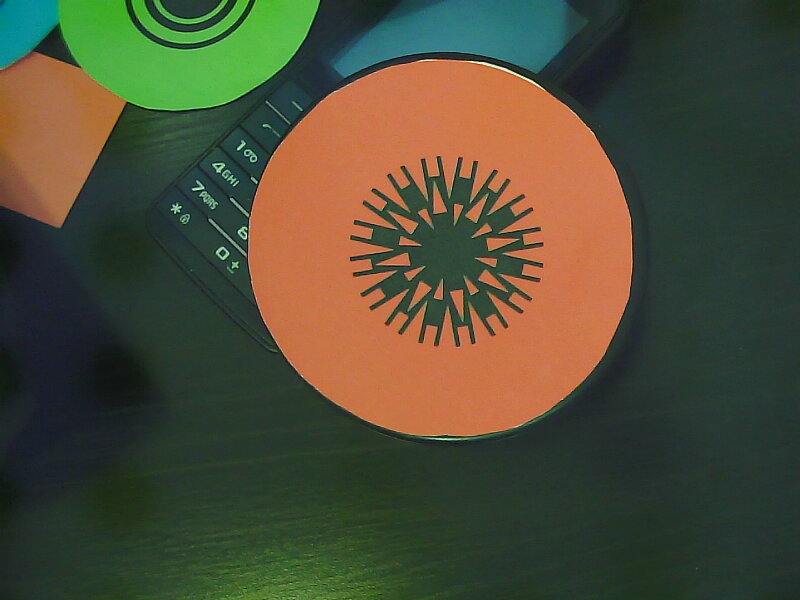
#> input picture src/robot_vision/scripts/puks2.jpg, 800 x 600 px, given in place of the camera
$ python color-tracking-with-outline.py
#> lines starting #> are read from the running program, lines starting #| are printed output that depends on the picture; after the words box and inside, x2 and y2 are one past the last pixel; in counts of white or black regions, pixels touching at a corner belong together
# python color_tracking.py --video balls.mp4
# python color_tracking.py

# import the necessary packages
from collections import deque
import numpy as np
import argparse
import imutils
import cv2
import urllib  # for reading image from URL

# construct the argument parse and parse the arguments
ap = argparse.ArgumentParser()
ap.add_argument("-v", "--video",
                help="path to the (optional) video file")
ap.add_argument("-b", "--buffer", type=int, default=64,
                help="max buffer size")
args = vars(ap.parse_args())

# define the lower and upper boundaries of the colors in the HSV color space
lower = {'red': (136, 87, 0), 'green': (22, 150, 67), 'blue': (78, 50, 48)}  # assign new item lower['blue'] = (93, 10, 0)
upper = {'red': (180, 255, 255), 'green': (39, 255, 255), 'blue': (118, 255, 255)}

# define standard colors for circle around the object
colors = {'red': (0, 0, 255), 'green': (0, 255, 0), 'blue': (255, 0, 0)}

# pts = deque(maxlen=args["buffer"])

# if a video path was not supplied, grab the reference
# to the webcam
if not args.get("video", False):
    camera = cv2.VideoCapture(0)


# otherwise, grab a reference to the video file
else:
    camera = cv2.VideoCapture(args["video"])
# keep looping
while True:
    # grab the current frame
    (grabbed, frame) = camera.read()
#> frame is the input picture: shape (600, 800, 3); mean B, G, R 55.3, 76.6, 78
    # if we are viewing a video and we did not grab a frame,
    # then we have reached the end of the video
    if args.get("video") and not grabbed:
        break

    # IP webcam image stream
    # URL = 'http://10.254.254.102:8080/shot.jpg'
    # urllib.urlretrieve(URL, 'shot1.jpg')
    # frame = cv2.imread('shot1.jpg')

    # resize the frame, blur it, and convert it to the HSV
    # color space
    frame = imutils.resize(frame, width=600)
#> frame: shape (450, 600, 3)

    blurred = cv2.GaussianBlur(frame, (11, 11), 0)
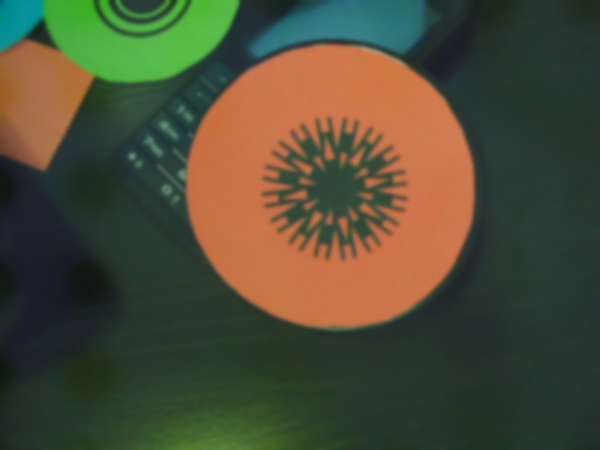
#> blurred: shape (450, 600, 3); mean B, G, R 55.3, 76.6, 78
    hsv = cv2.cvtColor(blurred, cv2.COLOR_BGR2HSV)
#> hsv: shape (450, 600, 3); mean H, S, V 57.9, 105.8, 96.2
    # for each color in dictionary check object in frame
    for key, value in upper.items():
        # construct a mask for the color from dictionary`1, then perform
        # a series of dilations and erosions to remove any small
        # blobs left in the mask
        kernel = np.ones((9, 9), np.uint8)
        mask = cv2.inRange(hsv, lower[key], upper[key])
        mask = cv2.morphologyEx(mask, cv2.MORPH_OPEN, kernel)
        mask = cv2.morphologyEx(mask, cv2.MORPH_CLOSE, kernel)

        # find contours in the mask and initialize the current
        # (x, y) center of the ball
        cnts = cv2.findContours(mask.copy(), cv2.RETR_EXTERNAL,
                                cv2.CHAIN_APPROX_SIMPLE)[-2]
        center = None

        # only proceed if at least one contour was found
        if len(cnts) > 0:
            # find the largest contour in the mask, then use
            # it to compute the minimum enclosing circle and
            # centroid
            c = max(cnts, key=cv2.contourArea)
            ((x, y), radius) = cv2.minEnclosingCircle(c)
            M = cv2.moments(c)
            center = (int(M["m10"] / M["m00"]), int(M["m01"] / M["m00"]))

            # only proceed if the radius meets a minimum size. Correct this value for your obect's size
            if radius > 0.5:
                # draw the circle and centroid on the frame,
                # then update the list of tracked points
                cv2.circle(frame, (int(x), int(y)), int(radius), colors[key], 2)
                cv2.putText(frame, key + " ball", (int(x - radius), int(y - radius)), cv2.FONT_HERSHEY_SIMPLEX, 0.6,
                            colors[key], 2)
#> this loop made 3 passes
#> (x, y, radius, center) on pass 3: (521.2, 234.7, 182.7, (534, 245))
#> pass 2, `mask = cv2.inRange(hsv, lower[key], upper[key])`:
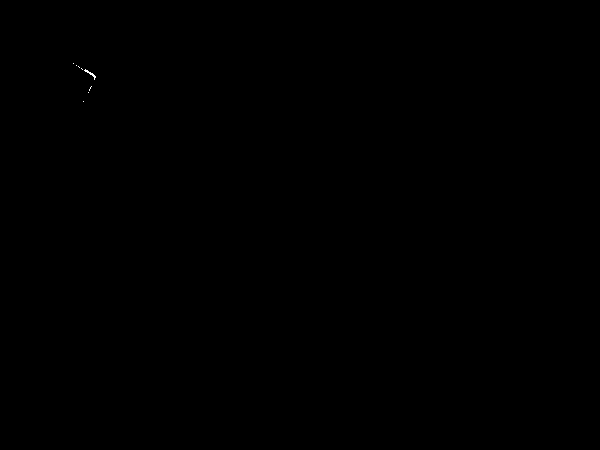
#> mask: shape (450, 600); 0.02% white in thin lines or dots, all inside (x1, y1, x2, y2) = (73, 63, 96, 102)
#> pass 3, `mask = cv2.inRange(hsv, lower[key], upper[key])`:
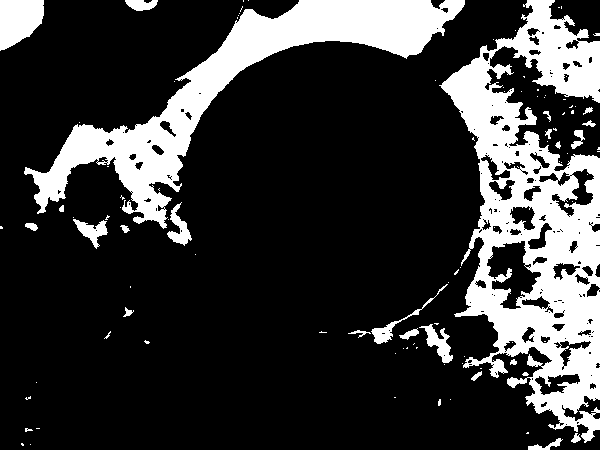
#> mask: shape (450, 600); 21.6% white; 104 white regions (79 under 20 px), largest, box (x1, y1, x2, y2) and area: (439, 0, 600, 443) 32276, (24, 0, 465, 229) 20862, (0, 0, 44, 51) 1698
#> pass 3, `mask = cv2.morphologyEx(mask, cv2.MORPH_OPEN, kernel)`:
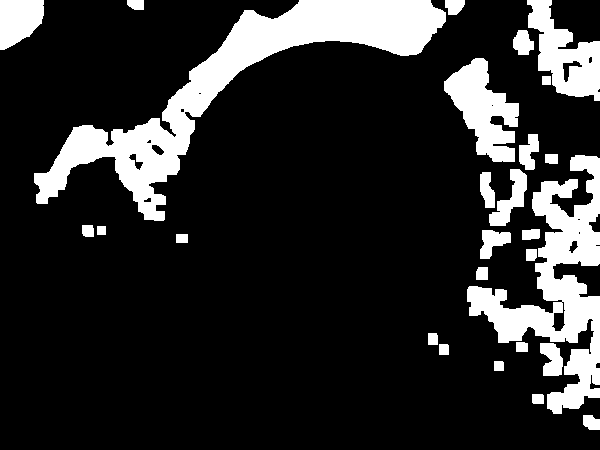
#> mask: shape (450, 600); 17.3% white; 27 white regions, largest, box (x1, y1, x2, y2) and area: (34, 0, 446, 221) 19470, (467, 155, 600, 414) 12159, (444, 58, 519, 162) 4094
#> after the loop:
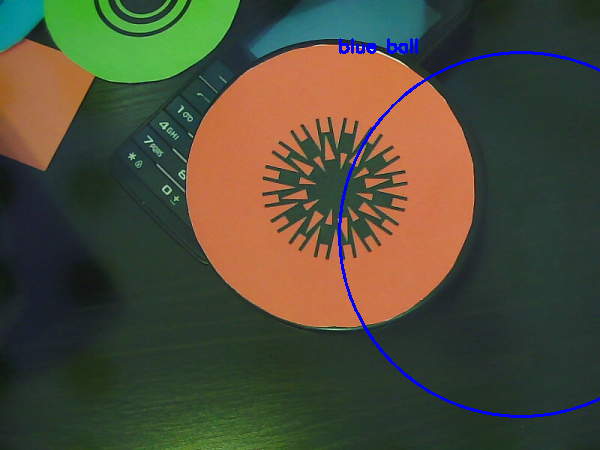
#> frame: shape (450, 600, 3); mean B, G, R 57.3, 75.8, 77.1

    # show the frame to our screen
    cv2.imshow("Frame", frame)

    key = cv2.waitKey(1) & 0xFF
#> (key q is pressed here)
    # if the 'q' key is pressed, stop the loop
    if key == ord("q"):
        break

# cleanup the camera and close any open windows
camera.release()
cv2.destroyAllWindows()
